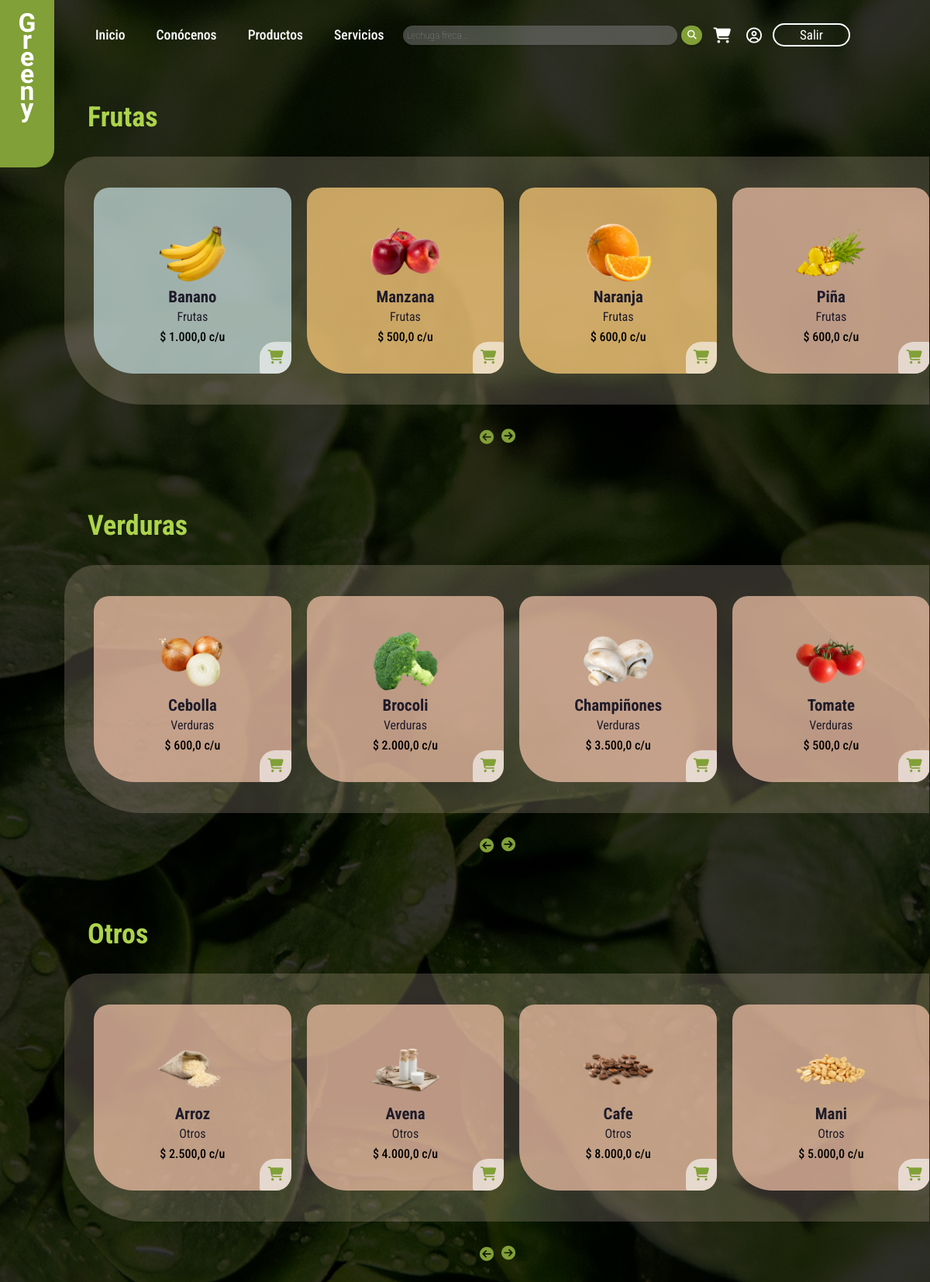
Screenshot of /productos.php (signed in) with the database file from the repository.
### tables this page shows
CREATE TABLE `productos` (
  `id` int(11) NOT NULL,
  `nombre` varchar(200) NOT NULL,
  `categoria` varchar(200) NOT NULL,
  `precio` decimal(10,0) NOT NULL,
  `imagen` varchar(255) NOT NULL
);

### productos.php (the view, shortened to what this page needs)
<?php
include 'db/conexion.php';
$conexion = new mysqli($host, $usuario, $contraseña, $basedatos);
?>
<!DOCTYPE html>
<html lang="en">
<head>
    <link rel="stylesheet" href="css/products.css" class="stylesheet">
</head>
<body>
    <?php include 'logo_component.php'; ?>
    <?php include 'header_component.php'; ?>
    <section class="menu" id="frutas">
        <div class="heading">
            <h2>Frutas</h2>
        </div>
        <div class="slider">
            <?php
            $consulta_frutas = mysqli_query($conexion, "SELECT id, nombre, categoria, precio, imagen FROM productos WHERE categoria = 'Frutas' ");
            $resultado_frutas = $consulta_frutas->fetch_all(MYSQLI_ASSOC);
            foreach ($resultado_frutas as $row) { ?>
            <div class="slide">
                <?php
                $id = $row['id'];
                $nombre = $row['nombre'];
                $precio = $row['precio'];
                $categoria = $row['categoria'];
                $imagen = $row['imagen'];
                $colores = array('rgba(196, 220, 220, 0.72);', 'rgba(255, 205, 121, 0.73);', 'rgba(240, 193, 166, 0.73);');
                $color_aleatorio = $colores[array_rand($colores)];
                ?>
                <div class="box-i fruit" style="background-color: <?php echo $color_aleatorio; ?>">
                    <div class="box-img-i">
                        <img src="<?php echo $imagen; ?>" alt="">
                    </div>
                    <h2>
                        <?php echo $nombre; ?>
                    </h2>
                    <h3>
                        <?php echo $categoria; ?>
                    </h3>
                    <span>$
                        <?php echo number_format($precio, 1, ',', '.') ?> c/u
                    </span>
                    <a class="button-link" data-product-id="<?php echo $id; ?>"><i
                            class="fa-solid fa-cart-shopping fa-lg"></i></a>
                </div>
            </div>
            <?php } ?>
        </div>
        <div class="buttons">
            <button class="prev-btn"><i class="fa-solid fa-circle-arrow-right fa-rotate-180"></i></button>
            <button class="next-btn"><i class="fa-solid fa-circle-arrow-right"></i></button>
        </div>
    </section>
    <section class="menu" id="verduras">
        <div class="heading">
            <h2>Verduras</h2>
        </div>
        <div class="slider">
            <?php
            $consulta_verduras = mysqli_query($conexion, "SELECT id, nombre, categoria, precio, imagen FROM productos WHERE categoria = 'Verduras' ");
            $resultado_verduras = $consulta_verduras->fetch_all(MYSQLI_ASSOC);
            foreach ($resultado_verduras as $row) { ?>
            <div class="slide">
                <?php
                $id = $row['id'];
                $nombre = $row['nombre'];
                $precio = $row['precio'];
                $categoria = $row['categoria'];
                $imagen = $row['imagen'];
                ?>
                <div class="box-i color-orange fruit">
                    <div class="box-img-i">
                        <img src="<?php echo $imagen; ?>" alt="">
                    </div>
                    <h2>
                        <?php echo $nombre; ?>
                    </h2>
                    <h3>
                        <?php echo $categoria; ?>
                    </h3>
                    <span>$
                        <?php echo number_format($precio, 1, ',', '.') ?> c/u
                    </span>
                    <a class="button-link" data-product-id="<?php echo $id; ?>"><i
                            class="fa-solid fa-cart-shopping fa-lg"></i></a>
                </div>
            </div>
            <?php } ?>
        </div>
        <div class="buttons">
            <button class="prev-btn"><i class="fa-solid fa-circle-arrow-right fa-rotate-180"></i></button>
            <button class="next-btn"><i class="fa-solid fa-circle-arrow-right"></i></button>
        </div>
    </section>
    <section class="menu" id="otros">
        <div class="heading">
            <h2>Otros</h2>
        </div>
        <div class="slider">
            <?php
            $consulta_otros = mysqli_query($conexion, "SELECT id, nombre, categoria, precio, imagen FROM productos WHERE categoria = 'Otros' ");
            $resultado_otros = $consulta_otros->fetch_all(MYSQLI_ASSOC);
            foreach ($resultado_otros as $row) { ?>
            <div class="slide">
                <?php
                $id = $row['id'];
                $nombre = $row['nombre'];
                $precio = $row['precio'];
                $categoria = $row['categoria'];
                $imagen = $row['imagen'];
                ?>
                <div class="box-i color-orange fruit">
                    <div class="box-img-i">
                        <img src="<?php echo $imagen; ?>" alt="">
                    </div>
                    <h2>
                        <?php echo $nombre; ?>
                    </h2>
                    <h3>
                        <?php echo $categoria; ?>
                    </h3>
                    <span>$
                        <?php echo number_format($precio, 1, ',', '.'); ?> c/u
                    </span>
                    <a class="button-link" data-product-id="<?php echo $id; ?>"><i
                            class="fa-solid fa-cart-shopping fa-lg"></i></a>
                </div>
            </div>
            <?php } ?>
        </div>
        <div class="buttons">
            <button class="prev-btn"><i class="fa-solid fa-circle-arrow-right fa-rotate-180"></i></button>
            <button class="next-btn"><i class="fa-solid fa-circle-arrow-right"></i></button>
        </div>
    </section>
</body>
</html>

### css/products.css (style rules this page uses)
:root { --main-color: #ACD44C; --text-color: #fff; --bg-color: #1e1c2a; --big-font: 5rem; --h2-font: 2.25rem; --p-font: 0.9rem; }
* { padding: 0; margin: 0 0 0 0; box-sizing: border-box; font-family: 'Roboto Condensed', sans-serif; scroll-behavior: smooth; list-style: none; text-decoration: none; }
body::before { content: ""; background-color: black; background-size: cover; background-attachment: fixed; position: fixed; top: 0; left: 0; width: 100%; height: 100%; z-index: -1; opacity: 0.8; }
body { color: var(--text-color); background-image: url(fondo.jpg); background-size: cover; background-attachment: fixed; }
#frutas { padding: 130px 7% 85px 7%; }
.heading { margin-bottom: 30px; padding-left: 29px; }
.heading h2 { font-size: var(--h2-font); color: var(--main-color); }
.color-orange { background: rgba(240, 193, 166, 0.73); }
.box-img-i { width: 90px; height: 90px; background-color: transparent; }
.box-img-i img { width: 100%; height: 100%; background-color: transparent; }
.box-i h2 { font-size: 1.3rem; color: var(--bg-color); }
.box-i h3 { color: var(--bg-color); font-size: 1rem; font-weight: 400; margin: 4px 0 7px; }
.box-i span { font-size: 1rem; color: black; font-weight: 500; }
.box-i a i { position: absolute; background: rgba(255, 255, 255, 0.6); right: 0; bottom: 0; font-size: 18px; padding: 20px 10px; color: #81A037; border-radius: 1.25rem 3px 1.25rem 3px; }
#verduras { padding: 0px 7% 85px 7%; }
#otros { padding: 0px 7% 85px 7%; }
.slider { height: 40vh; position: relative; width: 93vw; right: 1px; border-radius: 40px 0px 0px 100px; margin: 1vh 0rem 4vh 0rem; background: rgba(241, 215, 193, 0.2); display: flex; overflow-x: scroll; scroll-snap-type: x mandatory; scroll-behavior: smooth; padding: 0 10px; box-sizing: border-box; align-items: center; padding: 33px 10px 33px 28px; }
.slide { scroll-snap-align: center; flex: 0 0 calc(94.5% / 4); margin: 0 10px; }
.box-i { display: flex; position: relative; height: 30vh; flex-direction: column; align-items: center; justify-content: center; padding: 15px; border-radius: 1.25rem 1.25rem 1.25rem 3.25rem; }
.buttons { display: flex; justify-content: center; align-items: center; width: 93vw; }
.buttons button { background-color: transparent; border: none; box-shadow: none; margin: 0 5px; }
.buttons button i { font-size: 18px; color: #81A037; cursor: pointer; }

### rows the page displays
productos: imagen (picture), nombre "Banano", categoria "Frutas", precio "1.000,0"
productos: imagen (picture), nombre "Manzana", categoria "Frutas", precio "500,0"
productos: imagen (picture), nombre "Naranja", categoria "Frutas", precio "600,0"
productos: imagen (picture), nombre "Piña", categoria "Frutas", precio "600,0"
productos: imagen (picture), nombre "Cebolla", categoria "Verduras", precio "600,0"
productos: imagen (picture), nombre "Brocoli", categoria "Verduras", precio "2.000,0"
productos: imagen (picture), nombre "Champiñones", categoria "Verduras", precio "3.500,0"
productos: imagen (picture), nombre "Tomate", categoria "Verduras", precio "500,0"
productos: imagen (picture), nombre "Arroz", categoria "Otros", precio "2.500,0"
productos: imagen (picture), nombre "Avena", categoria "Otros", precio "4.000,0"
productos: imagen (picture), nombre "Cafe", categoria "Otros", precio "8.000,0"
productos: imagen (picture), nombre "Mani", categoria "Otros", precio "5.000,0"

### other values shown
$textoBoton "Salir"
